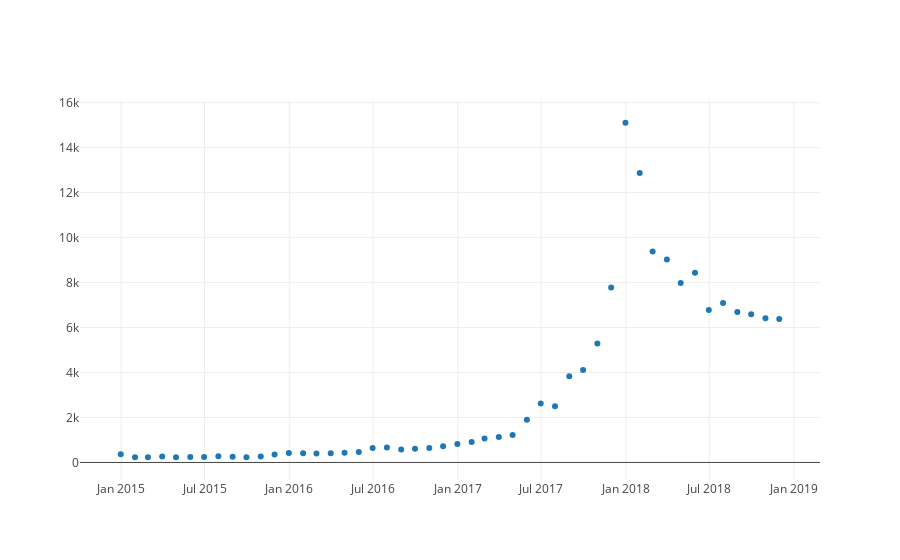

The notebook cell saved with this chart:
### Code cell
iplot([go.Scatter(x=df_month.index, y=df_month.Weighted_Price, mode='markers')])
